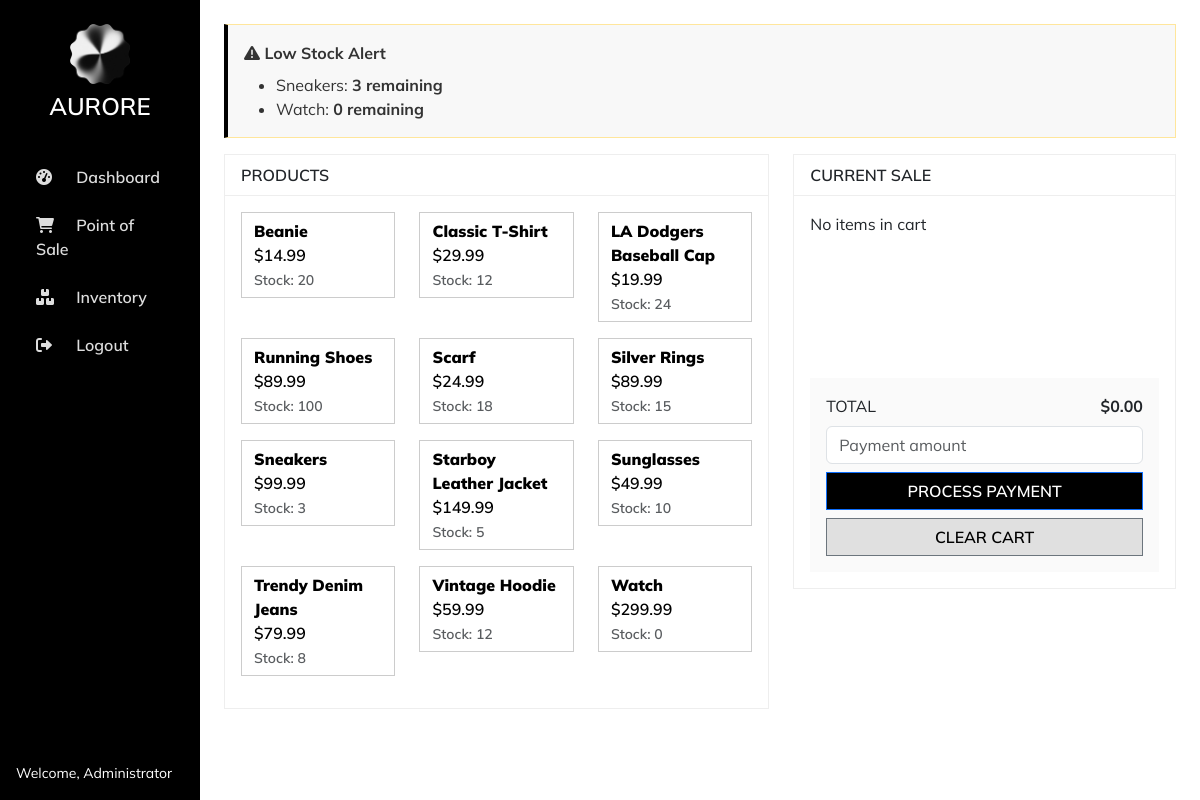
The app's page /pos.php (signed in) with its own data.
### tables this page shows
CREATE TABLE `products` (
  `id` int(11) NOT NULL,
  `product_name` varchar(100) NOT NULL,
  `price` decimal(10,2) NOT NULL,
  `stock` int(11) NOT NULL DEFAULT 0,
  `image_url` text DEFAULT NULL
);

### pos.php (the view, shortened to what this page needs)
<!DOCTYPE html>
<html lang="en">
<head>
    <link href="https://cdn.jsdelivr.net/npm/bootstrap@5.3.0-alpha1/dist/css/bootstrap.min.css" rel="stylesheet">
    <link rel="stylesheet" href="https://cdnjs.cloudflare.com/ajax/libs/font-awesome/6.0.0/css/all.min.css">
    <link rel="stylesheet" href="assets/css/style.css">
</head>
<body>
<?php
require_once 'db_connect.php';
$products = $conn->query("SELECT * FROM products ORDER BY product_name");
$lowStock = $conn->query("SELECT * FROM products WHERE stock < 5");
?>
<div class="container-fluid">
    <div class="row">
        <?php include 'sidebar.php'; ?>
        <div class="col-md-9 col-lg-10 p-4">
            <?php if($lowStock->num_rows > 0): ?>
            <div class="alert alert-warning">
                <strong><i class="fas fa-exclamation-triangle"></i> Low Stock Alert</strong>
                <ul class="mb-0 mt-2">
                    <?php while($alert = $lowStock->fetch_assoc()): ?>
                        <li><?php echo $alert['product_name']; ?>: <strong><?php echo $alert['stock']; ?> remaining</strong></li>
                    <?php endwhile; ?>
                </ul>
            </div>
            <?php endif; ?>
            <div class="row">
                <div class="col-md-7">
                    <div class="card">
                        <div class="card-header">PRODUCTS</div>
                        <div class="card-body row">
                            <?php while($p = $products->fetch_assoc()): ?>
                            <div class="col-4 mb-3">
                                <button class="btn btn-outline-primary w-100 text-start"
                                        onclick="addToCart(<?php echo $p['id']; ?>, '<?php echo addslashes($p['product_name']); ?>', <?php echo $p['price']; ?>, <?php echo $p['stock']; ?>)">
                                    <strong><?php echo $p['product_name']; ?></strong><br>
                                    $<?php echo number_format($p['price'],2); ?><br>
                                    <small class="text-muted">Stock: <?php echo $p['stock']; ?></small>
                                </button>
                            </div>
                            <?php endwhile; ?>
                        </div>
                    </div>
                </div>
                <div class="col-md-5">
                    <div class="card">
                        <div class="card-header">CURRENT SALE</div>
                        <div class="card-body">
                            <div id="cartItems" style="min-height: 150px;">
                                No items in cart
                            </div>
                            <div class="cart-total">
                                <div class="d-flex justify-content-between mb-2">
                                    <span>TOTAL</span>
                                    <strong>$<span id="cartTotal">0.00</span></strong>
                                </div>
                                <input type="number" id="paymentAmount" class="form-control mb-2" placeholder="Payment amount" step="0.01">
                                <button class="btn btn-primary w-100 mb-2" onclick="processPayment()">PROCESS PAYMENT</button>
                                <button class="btn btn-secondary w-100" onclick="clearCart()">CLEAR CART</button>
                            </div>
                        </div>
                    </div>
                </div>
            </div>
        </div>
    </div>
</div>
</body>
</html>

### assets/css/style.css (style rules this page uses)
* { margin: 0; padding: 0; box-sizing: border-box; }
body { font-family: 'Mulish', -apple-system, BlinkMacSystemFont, 'Segoe UI', Roboto, sans-serif; background-color: #ffffff; color: #111111; }
h1, h2, h3, h4, h5, h6, .card-header, .nav-link, .btn { font-weight: 600; }
.card { border: 1px solid #eee; border-radius: 0; }
.card-header { background: white; border-bottom: 1px solid #eee; font-weight: 600; }
.btn-outline-primary { border: 1px solid #ccc; background: white; color: #000; border-radius: 0; }
.cart-total { background: #fafafa; padding: 16px; margin-top: 16px; }
.btn-primary { background: #000; border-radius: 0; }
.btn-secondary { background: #e0e0e0; border-radius: 0; color: #000; }
.alert-warning { background: #f8f8f8; border-left: 4px solid #000; color: #333; border-radius: 0; }

### records on screen
products: product_name "Sneakers", stock "3", price "99.99"
products: product_name "Watch", stock "0", price "299.99"
products: product_name "Beanie", price "14.99", stock "20"
products: product_name "Classic T-Shirt", price "29.99", stock "12"
products: product_name "LA Dodgers Baseball Cap", price "19.99", stock "24"
products: product_name "Running Shoes", price "89.99", stock "100"
products: product_name "Scarf", price "24.99", stock "18"
products: product_name "Silver Rings", price "89.99", stock "15"
products: product_name "Starboy Leather Jacket", price "149.99", stock "5"
products: product_name "Sunglasses", price "49.99", stock "10"
products: product_name "Trendy Denim Jeans", price "79.99", stock "8"
products: product_name "Vintage Hoodie", price "59.99", stock "12"

### other values on screen
$_SESSION['full_name'] "Administrator"
